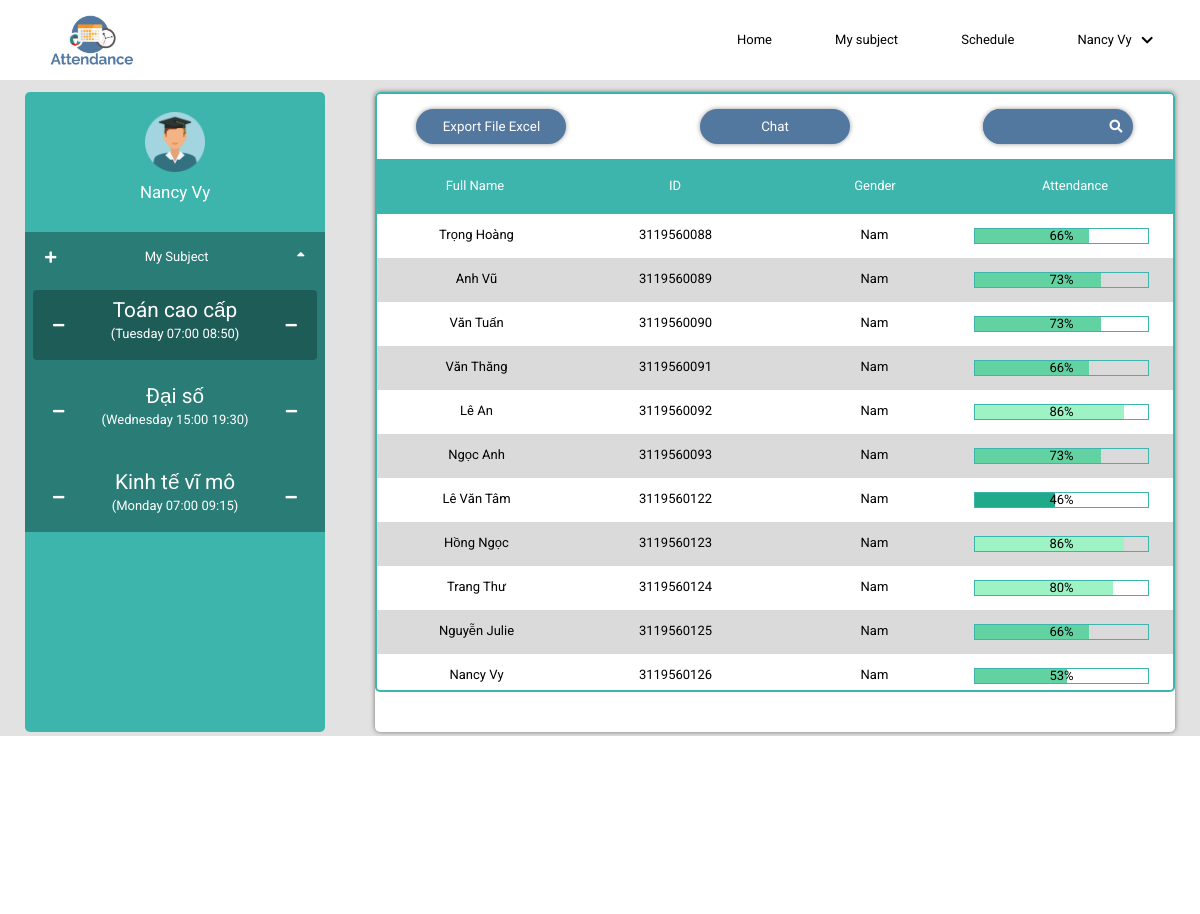
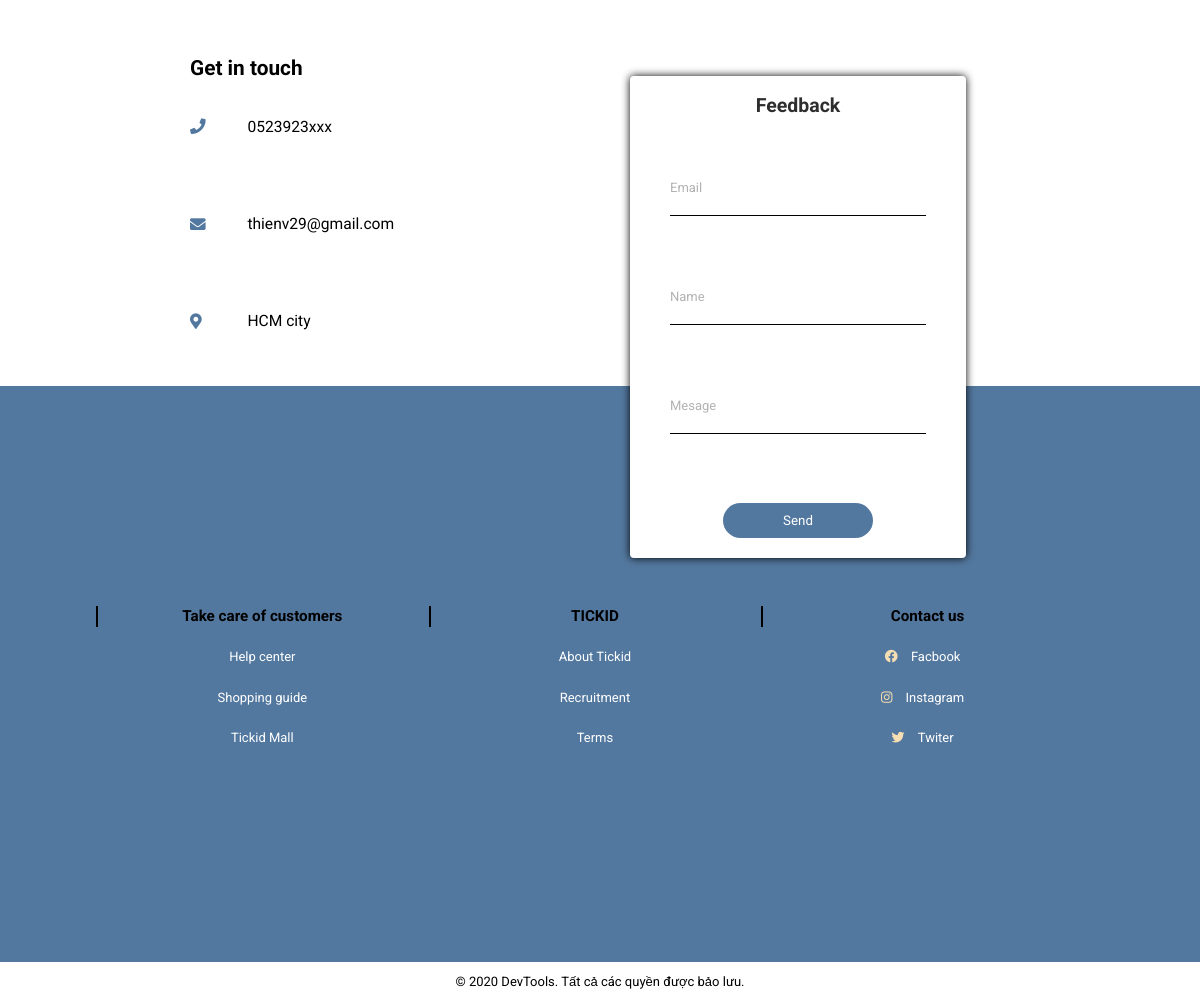
/Mysubject.php (signed in), run on the app's committed database (2 pictures, top to bottom).
### tables this page shows
CREATE TABLE `tbl_student` (
  `lastName` varchar(100) NOT NULL,
  `id_student` int(11) NOT NULL,
  `id` varchar(100) NOT NULL,
  `fisrtName` varchar(100) NOT NULL,
  `id_school` int(11) NOT NULL,
  `gender` varchar(10) NOT NULL,
  `pass` varchar(100) NOT NULL,
  `email` varchar(100) NOT NULL
);

CREATE TABLE `tbl_class` (
  `id_class` int(11) NOT NULL,
  `subject` varchar(100) NOT NULL,
  `id_teacher` int(11) NOT NULL,
  `dayOfWeek` varchar(10) NOT NULL,
  `timeStart` time NOT NULL,
  `timeOver` time NOT NULL,
  `id_school` int(11) NOT NULL
);

CREATE TABLE `tbl_group_student` (
  `id_student` int(11) NOT NULL,
  `id_class` int(11) NOT NULL,
  `stringAtten` varchar(500) NOT NULL,
  `id_school` int(11) NOT NULL,
  `id` int(11) NOT NULL
);

### getFullName.php (called while the page is built)
<?php
include('config.php');
if (isset($_SESSION['idSchool'])) {
    $user = $_SESSION['idSchool'];
    $sql = "SELECT * FROM `schools` WHERE id='$user'";
    $old = mysqli_query($conn, $sql);
    $result = mysqli_fetch_row($old);
    $FullName = $result[0];
}elseif (isset($_SESSION['user'])) {
    $user = $_SESSION['user'];
$sql = "SELECT * FROM `tbl_teacher` WHERE email_teacher='$user'";
$old = mysqli_query($conn, $sql);
$result = mysqli_fetch_row($old);
$FullName = $result[3] . " " . $result[1];
}elseif (isset($_SESSION['id'])) {
    $user = $_SESSION['id'];
    $sql = "SELECT * FROM `tbl_student` WHERE id_student ='$user'";
    $old = mysqli_query($conn, $sql);
    $result = mysqli_fetch_row($old);
    $FullName = $result[3] . " " . $result[0];
}
?>

### Mysubject.php (the view, shortened to what this page needs)
<?php
if (!isset($_SESSION['id'])) {
    header('location:login.php');
} else {
    include('getFullName.php');
    $checkLogin = '<li class="unline menuUser">
    <div class="logged-user-coin">'
        . $FullName .
        '</div>
    <i class="logged-icon fas fa-chevron-down">
        <ul class="user-menu">
            <li class="user-option-item">
                <a href="ChangePass.php" class="logout modalChangePass">Change Password</a>
            </li>
            <li class="user-option-item">
                <i class="fas fa-sign-out-alt"></i>
                <a href="logout.php" class="logout">Logout</a>
            </li>
        </ul>
    </i>
</li>';
}
?>
<!DOCTYPE html>
<html lang="en">
<head>
    <link rel="stylesheet" href="css/style.css">
    <link rel="stylesheet" href="vendor/fontawesome-free-5.14.0-web/css/all.css">
    <link rel="stylesheet" href="css/aos.css">
</head>
<body>
    <header class="header myclasses grid-fullwidth gridrow" style="background-color: while;">
        <div class="headerContainer gridrow grid">
            <div class="iconHeader grid-col-7 gridrow">
                <div class="iconHeaderImg">
                    <a href="index.php"><img src="images/Logo.png" alt="" srcset=""></a>
                </div>
            </div>
            <div class="menuHeader grid-col-5">
                <ul class="gridrow  ">
                    <li class="unline"><a href="index.php">Home</a></li>
                    <li class="unline"><a href="Mysubject.php">My subject</a></li>
                    <li class="unline"><a href="timeTable.php">Schedule</a></li>
                    <?php
                    echo $checkLogin;
                    ?>
                </ul>
            </div>
        </div>
    </header>
    <div class="body mclass">
        <section class="sectionHeadMyclass grid gridrow ">
            <div class="attendanceNote grid-col-3" data-aos="fade-right">
                <div class="attendanceNote-profile">
                    <div class="attendanceNote-profile-img">
                        <img src="images/student.png" alt="" srcset=" ">
                    </div>
                    <span><?php echo $FullName ?></span>
                </div>
                <div class="attendanceNote-class active">
                    <div class="attendanceNote-class-header">
                        <i class="fas fa-plus"></i>
                        <span>My Subject</span>
                        <i class="fas fa-sort-up"></i>
                    </div>
                    <?php
                    include('config.php');
                    $idstudent = $_SESSION['id'];
                    $sql = "SELECT tbl_class.subject,tbl_class.id_class,tbl_class.dayOfWeek,tbl_class.timeStart,tbl_class.timeOver FROM tbl_teacher,tbl_class,tbl_group_student where tbl_class.id_teacher=tbl_teacher.id_giaovien and tbl_group_student.id_class=tbl_class.id_class and tbl_group_student.id_student='$idstudent'";
                    $old = mysqli_query($conn, $sql);
                    $countClass = 0;
                    $listIdClass = array();
                    if (mysqli_num_rows($old) > 0) {
                        while ($row = $old->fetch_assoc()) {
                            array_push($listIdClass, $row['id_class']);
                            $temp = "";
                            if ($countClass == 0) {
                                $temp = "active";
                            }
                            $row['timeStart'] = substr($row['timeStart'], 0, 5);
                            $row['timeOver'] = substr($row['timeOver'], 0, 5);
                            echo '<div class="attendanceNote-class-item ' . $temp . ' idClass="' .   $row['id_class'] .  '">
                                <i class="fas fa-minus"></i>
                                <div class="attendanceNote-class-item-text">
                                    <span class="attendanceNote-class-item-name">' . $row['subject'] . '</span>
                                    <br>
                                    <span class="attendanceNote-class-item-time">(' . $row['dayOfWeek'] . ' ' . $row['timeStart'] . ' ' . $row['timeOver'] . ')</span>
                                    </div>
                                    <i class="fas fa-minus"></i>
                                </div>';
                            $countClass++;
                        }
                    }
                    ?>
                </div>
            </div>
            <div class="allClass grid-col-8 grid gridrow">
                <div class="hasClass grid-col-12">
                    <div class="actionClass gridrow">
                        <div class="btn-action grid-col-3">
                            <button class="btn-action-exportExcel btn-getstarted">
                                Export File Excel
                            </button>
                        </div>
                        <div class="btn-action grid-col-3">
                            <button class="btn-action-chat btn-getstarted">
                                Chat
                            </button>
                        </div>
                        <div class="btn-action grid-col-3 find">
                            <div class="header-admin-search none-search">
                                <input class="input-search" type="text" onkeyup="search()" id="myInput">
                                <i class="icon-search-admin fas fa-search"></i>
                            </div>
                        </div>
                    </div>
                    <div class="headerTblClass gridrow">
                        <div class="headerTblClass-fullName grid-col-3">Full Name</div>
                        <div class="headerTblClass-ID grid-col-3">ID</div>
                        <div class="headerTblClass-Attendance grid-col-3">Gender</div>
                        <div class="headerTblClass-action grid-col-3">Attendance</div>
                    </div>
                    <?php
                    for ($i = 0; $i < $countClass; $i++) {
                        if ($i == 0) {
                            echo '<div class="bodyTblClass active" datatbl="">';
                            $sql = 'SELECT tbl_student.lastName,tbl_student.fisrtName,tbl_student.gender,tbl_student.id,tbl_group_student.stringAtten FROM tbl_student,tbl_group_student WHERE tbl_student.id_student=tbl_group_student.id_student and tbl_group_student.id_class=' . $listIdClass[$i];
                            $old = mysqli_query($conn, $sql);
                            if (mysqli_num_rows($old) > 0) {
                                while ($row = $old->fetch_assoc()) {
                                    $percent = substr_count($row['stringAtten'], 'x') / strlen($row['stringAtten']) * 100;
                                    settype($percent, "integer");
                                    echo '<div class="bodyTblClass-student gridrow">
                                         <div class="bodyTblClass-student-fullname grid-col-3">
                                             <span>' . $row['fisrtName'] . ' ' . $row['lastName'] . '</span>
                                         </div>
                                         <div class="bodyTblClass-student-id grid-col-3">
                                             <span>' . $row['id'] . '</span>
                                         </div>
                                         <div class="bodyTblClass-student-action grid-col-3">
                                             <span>' . $row['gender'] . '</span>
                                         </div>
                                         <div class="bodyTblClass-student-attendance grid-col-3">
                                             <span>' . $percent . '%</span>
                                             <div class="processBar"></div>
                                         </div>
                                     </div>';
                                }
                            }
                        } else if ($i > 0) {
                            echo '<div class="bodyTblClass" datatbl="">';
                            $sql2 = 'SELECT tbl_student.lastName,tbl_student.fisrtName,tbl_student.gender,tbl_student.id,tbl_group_student.stringAtten FROM tbl_student,tbl_group_student WHERE tbl_student.id_student=tbl_group_student.id_student and tbl_group_student.id_class=' . $listIdClass[$i];
                            $old2 = mysqli_query($conn, $sql2);
                            if (mysqli_num_rows($old2) > 0) {
                                while ($row = $old2->fetch_assoc()) {
                                    $percent = substr_count($row['stringAtten'], 'x') / strlen($row['stringAtten']) * 100;
                                    settype($percent, "integer");
                                    echo '<div class="bodyTblClass-student gridrow">
                                         <div class="bodyTblClass-student-fullname grid-col-3">
                                             <span>' . $row['fisrtName'] . ' ' . $row['lastName'] . '</span>
                                         </div>
                                         <div class="bodyTblClass-student-id grid-col-3">
                                             <span>' . $row['id'] . '</span>
                                         </div>
                                         <div class="bodyTblClass-student-action grid-col-3">
                                             <span>' . $row['gender'] . '</span>
                                         </div>
                                         <div class="bodyTblClass-student-attendance grid-col-3">
                                             <span>' . $percent . '%</span>
                                             <div class="processBar"></div>
                                         </div>
                                     </div>';
                                }
                            }
                        }
                        echo '</div>';
                    }
                    ?>
                </div>
                <div class="noClass grid-col-12">
                </div>
            </div>
        </section>
    </div>
    <footer class="footer">
        <div class="footer-feedback">
            <div class="footer-feedback-left">
                <div class="footer-feedback-left-container">
                    <h3>Get in touch</h3>
                    <div class="footer-feedback-left-container-div">
                        <i class="fas fa-phone"></i>
                        <span>0523923xxx</span>
                    </div>
                    <div class="footer-feedback-left-container-div">
                        <i class="fas fa-envelope"></i>
                        <span>thienv29@gmail.com</span>
                    </div>
                    <div class="footer-feedback-left-container-div">
                        <i class="fas fa-map-marker-alt"></i>
                        <span>HCM city</span>
                    </div>
                </div>
            </div>
            <div class="footer-feedback-right">
                <form action="/diemdanh/controller/feedback.php" class="form" data-aos="fade-up" id="formfeedback" method="POST">
                    <h2>Feedback</h2>
                    <div class=" form-div">
                        <input class="input" type="text" name="email" required>
                        <label for="user" class="form-label">
                            <span class="label-content">Email</span>
                        </label>
                    </div>
                    <div class=" form-div">
                        <input class="input" type="text" name="name" required>
                        <label for="name" class="form-label">
                            <span class="label-content"> Name</span>
                        </label>
                    </div>
                    <div class=" form-div">
                        <input class="input" type="text" name="message" required>
                        <label for="message" class="form-label">
                            <span class="label-content">Mesage</span>
                        </label>
                    </div>
                    <button class="btn-getstarted feedback-button">Send</button>
                </form>
            </div>
        </div>
        <div class="grid  grid-footer">
            <div class="grid-fullwidth gridrow gridrow-footer2">
                <div class="gridcol-2-category-footer">
                    <h3>Take care of customers</h3>
                    <ul class="footer-list">
                        <li class="footer-item">
                            <a href="#" class="footer-item-link">Help center</a>
                        </li>
                        <li class="footer-item">
                            <a href="#" class="footer-item-link">Shopping guide</a>
                        </li>
                        <li class="footer-item">
                            <a href="#" class="footer-item-link">Tickid Mall</a>
                        </li>
                    </ul>
                </div>
                <div class="gridcol-2-category-footer">
                    <h3>TICKID</h3>
                    <ul class="footer-list">
                        <li class="footer-item">
                            <a href="#" class="footer-item-link">About Tickid</a>
                        </li>
                        <li class="footer-item">
                            <a href="#" class="footer-item-link">Recruitment</a>
                        </li>
                        <li class="footer-item">
                            <a href="#" class="footer-item-link">Terms</a>
                        </li>
                    </ul>
                </div>
                <div class="gridcol-2-category-footer">
                    <h3>Contact us </h3>
                    <ul class="footer-list">
                        <li class="footer-item">
                            <i class="fab fa-facebook"></i>
                            <a href="#" class="footer-item-link">Facbook</a>
                        </li>
                        <li class="footer-item">
                            <i class="fab fa-instagram"></i>
                            <a href="#" class="footer-item-link">Instagram</a>
                        </li>
                        <li class="footer-item">
                            <i class="fab fa-twitter"></i>
                            <a href="#" class="footer-item-link">Twiter</a>
                        </li>
                    </ul>
                </div>
            </div>
        </div>
        <div class="lastest">
            <p>© 2020 DevTools. Tất cả các quyền được bảo lưu.</p>
        </div>
    </footer>
</body>
</html>

### data on the page
tbl_student: FullName "Nancy Vy"
tbl_class: subject "Toán cao cấp", dayOfWeek "Tuesday", timeStart "07:00", timeOver "08:50"
tbl_class: subject "Đại số", dayOfWeek "Wednesday", timeStart "15:00", timeOver "19:30"
tbl_class: subject "Kinh tế vĩ mô", dayOfWeek "Monday", timeStart "07:00", timeOver "09:15"
tbl_group_student: id_student.fisrtName "Trọng", id_student.lastName "Hoàng", id_student "3119560088", id_student.gender "Nam", percent "66"
tbl_group_student: id_student.fisrtName "Anh", id_student.lastName "Vũ", id_student "3119560089", id_student.gender "Nam", percent "73"
tbl_group_student: id_student.fisrtName "Văn", id_student.lastName "Tuấn", id_student "3119560090", id_student.gender "Nam", percent "73"
tbl_group_student: id_student.fisrtName "Văn", id_student.lastName "Thăng", id_student "3119560091", id_student.gender "Nam", percent "66"
tbl_group_student: id_student.fisrtName "Lê", id_student.lastName "An", id_student "3119560092", id_student.gender "Nam", percent "86"
tbl_group_student: id_student.fisrtName "Ngọc", id_student.lastName "Anh", id_student "3119560093", id_student.gender "Nam", percent "73"
tbl_group_student: id_student.fisrtName "Lê Văn", id_student.lastName "Tâm", id_student "3119560122", id_student.gender "Nam", percent "46"
tbl_group_student: id_student.fisrtName "Hồng", id_student.lastName "Ngọc", id_student "3119560123", id_student.gender "Nam", percent "86"
tbl_group_student: id_student.fisrtName "Trang", id_student.lastName "Thư", id_student "3119560124", id_student.gender "Nam", percent "80"
tbl_group_student: id_student.fisrtName "Nguyễn", id_student.lastName "Julie", id_student "3119560125", id_student.gender "Nam", percent "66"
tbl_group_student: id_student.fisrtName "Nancy", id_student.lastName "Vy", id_student "3119560126", id_student.gender "Nam", percent "53"
